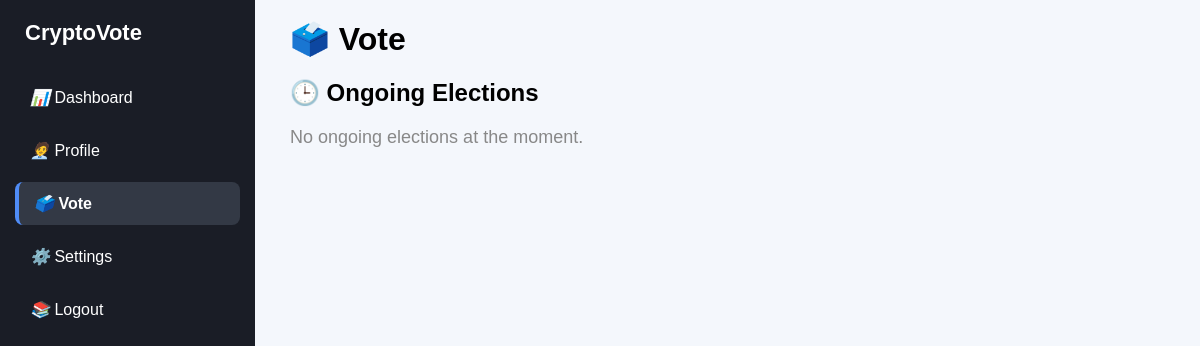
/vote/ (signed in), run on an earlier commit of the app's database.
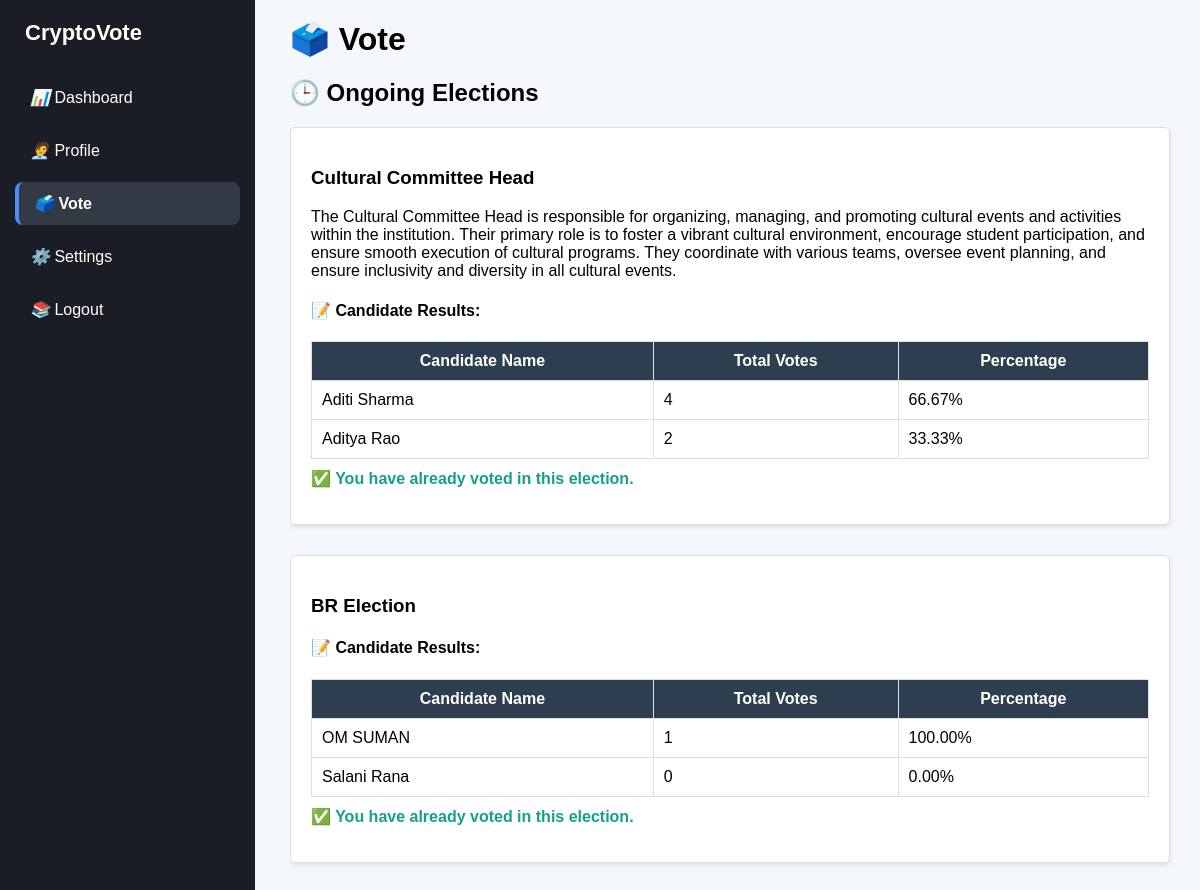
And on a later commit of the database.
### main/models.py (models this page shows, shortened)
class Election(models.Model):
    title = models.CharField(max_length=200)
    description = models.TextField(blank=True)
    start_date = models.DateTimeField()
    end_date = models.DateTimeField()
    is_active = models.BooleanField(default=True)
    def total_votes(self):
        return Vote.objects.filter(election=self).count()

class Candidate(models.Model):
    election = models.ForeignKey(Election, on_delete=models.CASCADE)
    name = models.CharField(max_length=200)
    department = models.CharField(max_length=200, blank=True)
    bio = models.TextField(blank=True)
    votes = models.PositiveIntegerField(default=0)
    def vote_percentage(self):
        total_votes = self.election.total_votes()
        if total_votes == 0:
            return 0
        return (self.votes / total_votes) * 100

### main/views.py (the view, shortened to what this page needs)
# urls.py: path('vote/', vote, name='vote'),
@login_required
def vote(request):
    ongoing_elections = Election.objects.filter(
        start_date__lte=datetime.now(), end_date__gte=datetime.now()
    ).order_by("end_date")
    user_votes = Vote.objects.filter(user=request.user)
    voted_election_ids = user_votes.values_list("election_id", flat=True)
    context = {
        "active_page": "vote",
        "ongoing_elections": ongoing_elections,
        "voted_election_ids": voted_election_ids,
    }
    return render(request, "vote.html", context)

### templates/vote.html (shortened to what this page needs)
{% load static %}
<!DOCTYPE html>
<html>
  <head>
  </head>
  <body>
    <div class="sidebar">
      <h2>CryptoVote</h2>
      <ul>
        <li>
          <a
            href="{% url 'dashboard' %}"
            class="{% if active_page == 'dashboard' %}active{% endif %}"
          >
            <i>📊</i> Dashboard
          </a>
        </li>
        <li>
          <a
            href="{% url 'profile' %}"
            class="{% if active_page == 'profile' %}active{% endif %}"
          >
            <i>🧑‍💼</i> Profile
          </a>
        </li>
        <li>
          <a
            href="{% url 'vote' %}"
            class="{% if active_page == 'vote' %}active{% endif %}"
          >
            <i>🗳️</i> Vote
          </a>
        </li>
        <li>
          <a
            href="{% url 'settings' %}"
            class="{% if active_page == 'settings' %}active{% endif %}"
          >
            <i>⚙️</i> Settings
          </a>
        </li>
        <li>
          <a href="{% url 'logout' %}"><i>📚</i> Logout</a>
        </li>
      </ul>
    </div>
    <div class="content">
      <h1>🗳️ Vote</h1>
      <h2>🕒 Ongoing Elections</h2>
      {% if ongoing_elections %}
      <div class="scroll-wrapper"
      <div class="election-container">
        {% for election in ongoing_elections %}
        <div class="election-box">
          <h3>{{ election.title }}</h3>
          <p>{{ election.description }}</p>
          {% if election.id in voted_election_ids %}
          <div class="results-section">
            <h4>📝 Candidate Results:</h4>
            <table class="styled-table">
              <thead>
                <tr>
                  <th>Candidate Name</th>
                  <th>Total Votes</th>
                  <th>Percentage</th>
                </tr>
              </thead>
              <tbody>
                {% for candidate in election.candidate_set.all %}
                <tr>
                  <td>{{ candidate.name }}</td>
                  <td>{{ candidate.votes }}</td>
                  <td>{{ candidate.vote_percentage|floatformat:2 }}%</td>
                </tr>
                {% endfor %}
              </tbody>
            </table>
            <p class="voted-info">
              ✅ You have already voted in this election.
            </p>
          </div>
          {% endif %}
        </div>
        {% endfor %}
      </div>
    </div>
      {% else %}
      <p class="no-elections">No ongoing elections at the moment.</p>
      {% endif %}
    </div>
  </body>
</html>

What changed in the data, as far as the page shows it:
now on this page (row edited): Election: title "Cultural Committee Head", description "The Cultural Committee Head is responsible for organizing, managing, and promoting cultural events and activities within the institution. Their primary role is to foster a vibrant cultural environment, encourage student participation, and ensure smooth execution of cultural programs. They coordinate with various teams, oversee event planning, and ensure inclusivity and diversity in all cultural events."
now on this page (row edited): Candidate: name "Aditi Sharma", votes "4", vote_percentage "66.67", shown under "Cultural Committee Head"
now on this page (row unchanged): Candidate: name "Aditya Rao", votes "2", vote_percentage "33.33", shown under "Cultural Committee Head"
added Election: title "BR Election"
added Candidate: name "OM SUMAN", votes "1", vote_percentage "100.00", shown under "BR Election"
added Candidate: name "Salani Rana", votes "0", vote_percentage "0.00", shown under "BR Election"
Also different on the page:
text no longer shown: "No ongoing elections at the moment."
